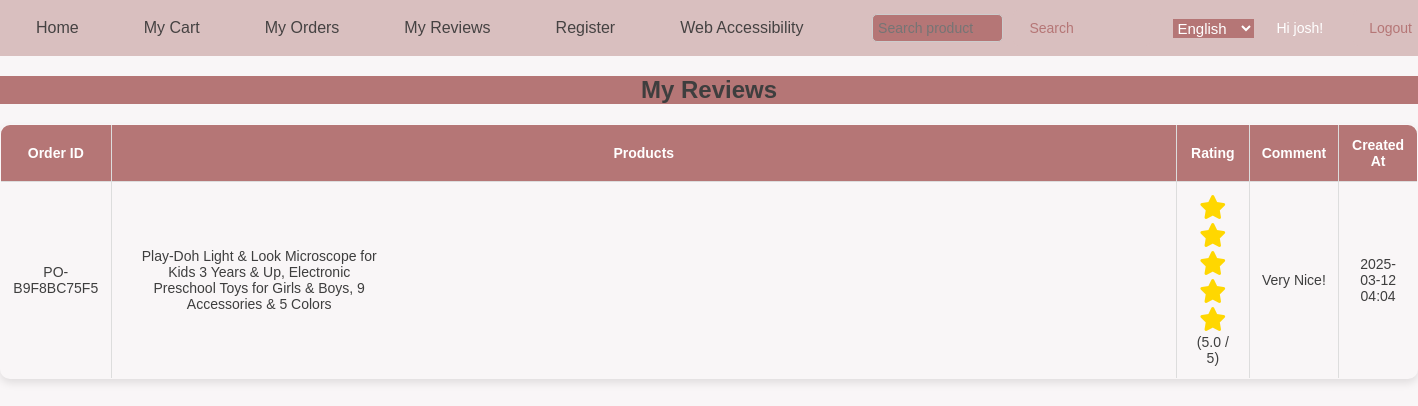
The page /reviews/my_reviews/ (signed in) on the database as committed earlier.
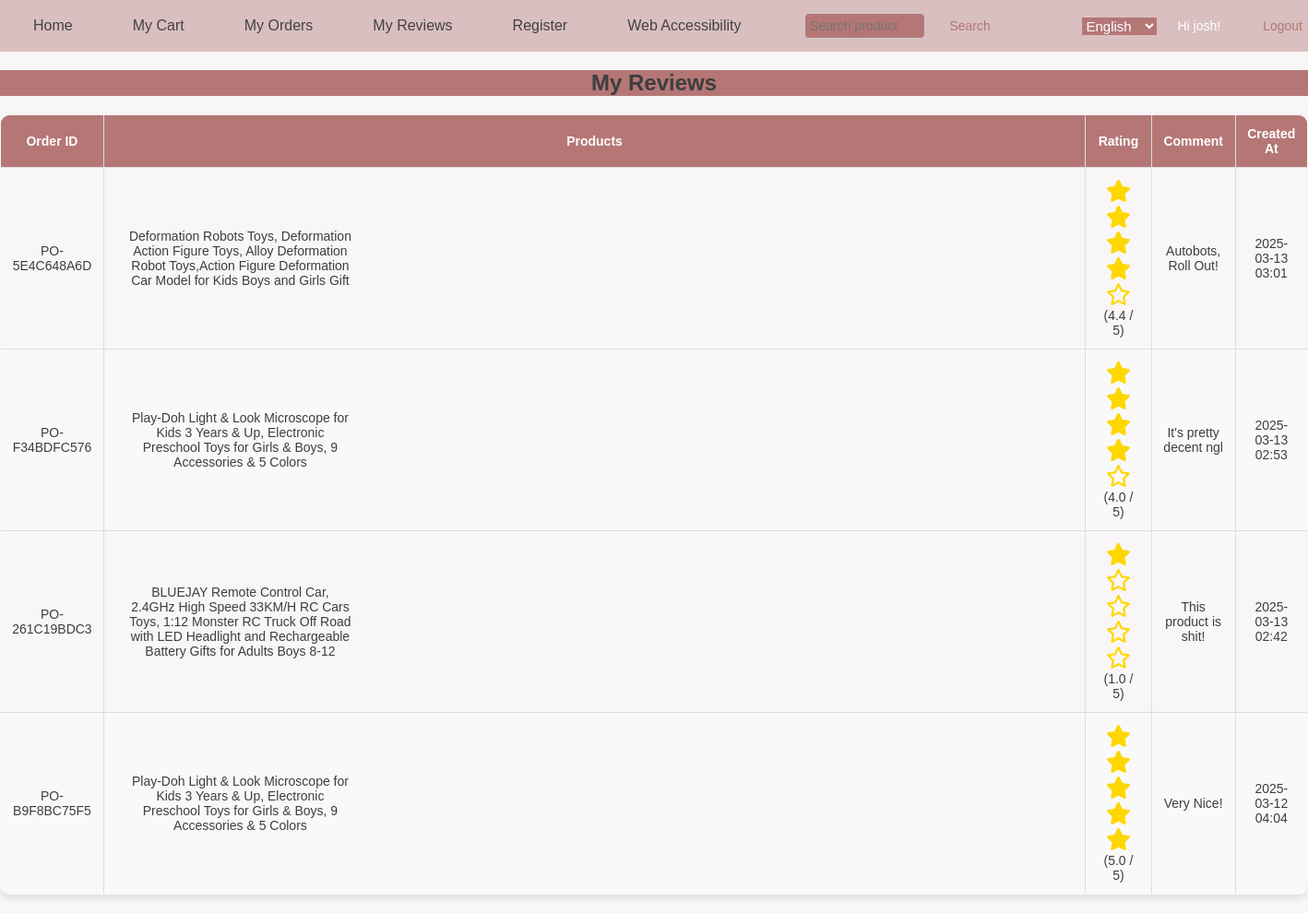
The same page on the database as committed later.
### shoppingcart/models.py (models this page shows, shortened)
class Order(models.Model):
    STATUS_CHOICES_TANGIBLE = [
        ('pending', 'Pending'),
        ('shipped', 'Shipped'),
        ('cancelled', 'Cancelled'),
        ('hold', 'Hold'),
        ('delivered', 'Delivered')
    ]
    STATUS_CHOICES_VIRTUAL = [
        ('pending', 'Pending'),
        ('ticket-issued', 'Ticket Issued'),
        ('complete', 'Complete'),
        ('refunded', 'Refunded'),
    ]
    po_number = models.CharField(max_length=20, unique=True, editable=False, default='', null=True, blank=True)
    customer = models.ForeignKey(User, on_delete=models.CASCADE, related_name='customer_orders', default=1)
    total_amount = models.DecimalField(max_digits=10, decimal_places=2, default=0.00)
    purchase_date = models.DateTimeField(default=timezone.now)
    status = models.CharField(max_length=20, choices=STATUS_CHOICES_TANGIBLE, default='pending')
    shipping_address = models.TextField()
    shipment_date = models.DateTimeField(null=True, blank=True)
    cancel_date = models.DateTimeField(null=True, blank=True)
    ticket_issue_date = models.DateTimeField(null=True, blank=True)
    refund_date = models.DateTimeField(null=True, blank=True)
    hold_date = models.DateTimeField(null=True, blank=True)
    complete_date = models.DateTimeField(null=True, blank=True)
    pending_date = models.DateTimeField(null=True, blank=True)
    delivered_date = models.DateTimeField(null=True, blank=True)
    user = models.ForeignKey(settings.AUTH_USER_MODEL, on_delete=models.CASCADE, related_name='orders', null=True, blank=True)
    @property
    def products(self):
        return [item.product for item in self.items.all()]

### ecommerce/models.py (models this page shows, shortened)
class Product(models.Model):
    STATUS_CHOICES = [
        ('stock', _('Stock')),
        ('out_of_stock', _('Out of Stock')),
    ]
    PRODUCT_TYPE_CHOICES = [
        ('tangible', _('Tangible')),
        ('virtual', _('Virtual')),
    ]
    product_id = models.UUIDField(primary_key=True, default=uuid.uuid4,
                                   help_text=_('Unique ID for this product across whole shopping mall'))
    product_name = models.CharField(max_length=300, default="", verbose_name=_("Product Name"))
    price = models.DecimalField(max_digits=10, decimal_places=2, default=0.0)
    is_active = models.BooleanField(default=True)
    description = models.TextField(default="", verbose_name=_("Description"))
    thumbnail_image = models.ImageField(upload_to='product_thumbnails/')
    vendor = models.ForeignKey(Vendor, on_delete=models.CASCADE, related_name='products', default=1)
    stock_quantity = models.PositiveIntegerField(default=0)
    min_age = models.PositiveIntegerField(default=0, help_text=_("Minimum age suitable for the product"))
    max_age = models.PositiveIntegerField(default=0, help_text=_("Maximum age suitable for the product"))
    product_type = models.CharField(max_length=10, choices=PRODUCT_TYPE_CHOICES, default='tangible', verbose_name=_("Product Type"))
    name = models.CharField(max_length=255, default="", verbose_name=_("Product Name"))

### review/models.py (models this page shows, shortened)
class Review(models.Model):
    user = models.ForeignKey(User, on_delete=models.CASCADE)
    product = models.ForeignKey(Product, on_delete=models.CASCADE, related_name='reviews')  # Add related_name here
    order = models.ForeignKey(Order, on_delete=models.CASCADE)
    rating = models.DecimalField(max_digits=3, decimal_places=1)
    comment = models.TextField()
    created_at = models.DateTimeField(auto_now_add=True)
    is_approved = models.BooleanField(default=False)
    image = models.ImageField(upload_to='review_images/', blank=True, null=True)
    video = models.FileField(upload_to='review_videos/', blank=True, null=True)

### review/views.py (the view)
# urls.py: path('my_reviews/', views.my_reviews, name='my_reviews'),
@login_required
def my_reviews(request):
    reviews = Review.objects.filter(user=request.user).select_related("order", "product").order_by("-created_at")
    orders_with_reviews = {}
    for review in reviews:
        if review.order.id not in orders_with_reviews:
            orders_with_reviews[review.order.id] = {
                "order": review.order,
                "products": review.order.products,  # No .all() here since products is already a list
                "reviews": []  # Initialize an empty list to store reviews for this order
            }
        orders_with_reviews[review.order.id]["reviews"].append({
            "product": review.product,
            "review": review,
        })
    return render(request, "review/my_reviews.html", {"orders_with_reviews": orders_with_reviews})

### templates/review/my_reviews.html (shortened to what this page needs)
{% extends "base.html" %}
{% load i18n %}
{% block content %}
<div class="container-fluid mt-5">
    <h2 class="text-center mb-4">{% trans "My Reviews" %}</h2>
    <div class="card p-4 shadow-sm">
        {% if orders_with_reviews %}
            <table class="review-table">
                <thead>
                    <tr>
                        <th>{% trans "Order ID" %}</th>
                        <th>{% trans "Products" %}</th>
                        <th>{% trans "Rating" %}</th>
                        <th>{% trans "Comment" %}</th>
                        <th>{% trans "Created At" %}</th>
                    </tr>
                </thead>
                <tbody>
                    {% for order_id, data in orders_with_reviews.items %}
                        <tr class="clickable-row" data-href="{% url 'order_detail' data.order.id %}">
                            <td>{{ data.order.po_number }}</td>
                            <td>
                                <div class="product-list">
                                    {% for product_review in data.reviews %}
                                        <a href="{% url 'product_detail' product_review.product.product_id %}" class="product-link">
                                            {{ product_review.product.product_name }}
                                        </a>
                                    {% endfor %}
                                </div>
                            </td>
                            <td>
                                {% for product_review in data.reviews %}
                                    <span class="star-rating" data-rating="{{ product_review.review.rating }}"></span>
                                    <span class="average-rating-text">({{ product_review.review.rating|floatformat:1 }} / 5)</span>
                                {% endfor %}
                            </td>
                            <td>
                                {% for product_review in data.reviews %}
                                    <p>{{ product_review.review.comment }}</p>
                                {% endfor %}
                            </td>
                            <td>
                                {% for product_review in data.reviews %}
                                    <p>{{ product_review.review.created_at|date:"Y-m-d H:i" }}</p>
                                {% endfor %}
                            </td>
                        </tr>
                    {% endfor %}
                </tbody>
            </table>
        {% else %}
            <p class="text-center">{% trans "You have no reviews yet." %}</p>
        {% endif %}
    </div>
</div>
<link rel="stylesheet" href="https://cdnjs.cloudflare.com/ajax/libs/font-awesome/6.0.0/css/all.min.css">
{% endblock %}

Rows that differ between the two databases and show on the page:
now on this page (row edited): Order: order.po_number "PO-5E4C648A6D"
now on this page (row unchanged): Product: product.product_name "Deformation Robots Toys, Deformation Action Figure Toys, Alloy Deformation Robot Toys,Action Figure Deformation Car Model for Kids Boys and Girls Gift", review.rating "4.4", review.comment "Autobots, Roll Out!", review.created_at "2025-03-13 03:01"
now on this page (row edited): Order: order.po_number "PO-F34BDFC576", Product (product.product_name "Play-Doh Light & Look Microscope for Kids 3 Years & Up, Electronic Preschool Toys for Girls & Boys, 9 Accessories & 5 Colors", review.rating "4.0", review.comment "It's pretty decent ngl", review.created_at "2025-03-13 02:53")
now on this page (row edited): Order: order.po_number "PO-261C19BDC3"
now on this page (row unchanged): Product: product.product_name "BLUEJAY Remote Control Car, 2.4GHz High Speed 33KM/H RC Cars Toys, 1:12 Monster RC Truck Off Road with LED Headlight and Rechargeable Battery Gifts for Adults Boys 8-12", review.rating "1.0", review.comment "This product is shit!", review.created_at "2025-03-13 02:42"
